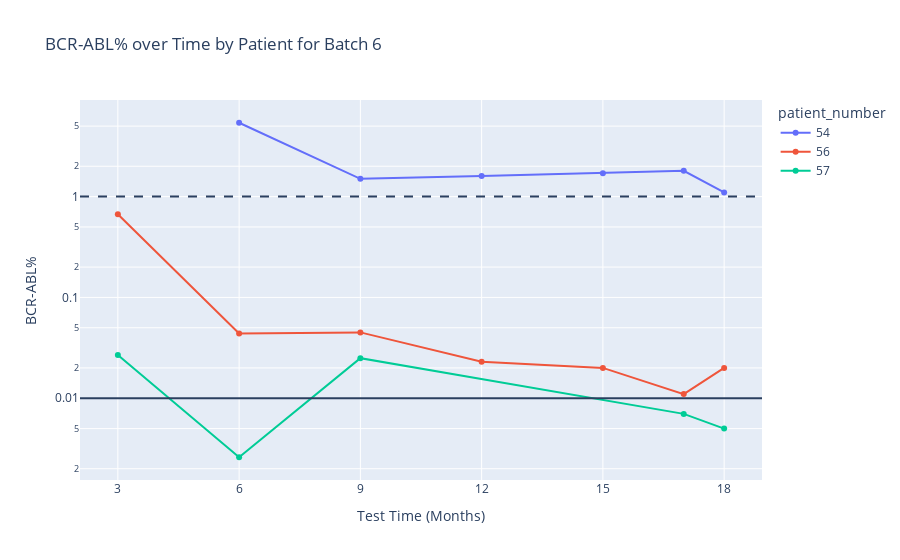

Notebook cell for this chart:
### Code cell
figures[5].show()

### Figure 1 — Plotly figure (JSON) as saved in the notebook; plotly's stock layout.template omitted (floating-point values rounded to 4 significant figures)
{"data": [{"connectgaps": true, "hovertemplate": "patient_number=54<br>month=%{x}<br>BCRABL=%{y}<extra></extra>", "legendgroup": "54", "line": {"color": "#636efa", "dash": "solid"}, "marker": {"symbol": "circle"}, "mode": "markers+lines", "name": "54", "orientation": "v", "showlegend": true, "type": "scatter", "x": [3, 6, 9, 12, 15, 17, 18], "xaxis": "x", "y": [null, 5.4, 1.5, 1.6, 1.7, 1.8, 1.1], "yaxis": "y"}, {"connectgaps": true, "hovertemplate": "patient_number=56<br>month=%{x}<br>BCRABL=%{y}<extra></extra>", "legendgroup": "56", "line": {"color": "#EF553B", "dash": "solid"}, "marker": {"symbol": "circle"}, "mode": "markers+lines", "name": "56", "orientation": "v", "showlegend": true, "type": "scatter", "x": [3, 6, 9, 12, 15, 17, 18], "xaxis": "x", "y": [0.669, 0.044, 0.045, 0.023, 0.02, 0.011, 0.02], "yaxis": "y"}, {"connectgaps": true, "hovertemplate": "patient_number=57<br>month=%{x}<br>BCRABL=%{y}<extra></extra>", "legendgroup": "57", "line": {"color": "#00cc96", "dash": "solid"}, "marker": {"symbol": "circle"}, "mode": "markers+lines", "name": "57", "orientation": "v", "showlegend": true, "type": "scatter", "x": [3, 6, 9, 12, 15, 17, 18], "xaxis": "x", "y": [0.0269, 0.0026, 0.025, null, null, 0.007, 0.005], "yaxis": "y"}], "layout": {"legend": {"title": {"text": "patient_number"}, "tracegroupgap": 0}, "shapes": [{"type": "line", "x0": 0, "x1": 1, "xref": "x domain", "y0": 0.01, "y1": 0.01, "yref": "y"}, {"line": {"dash": "dash"}, "type": "line", "x0": 0, "x1": 1, "xref": "x domain", "y0": 1, "y1": 1, "yref": "y"}], "title": {"text": "BCR-ABL% over Time by Patient for Batch 6"}, "xaxis": {"anchor": "y", "domain": [0, 1], "tickmode": "array", "ticktext": ["3", "6", "9", "12", "15", "18"], "tickvals": [3, 6, 9, 12, 15, 18], "title": {"text": "Test Time (Months)"}}, "yaxis": {"anchor": "x", "domain": [0, 1], "title": {"text": "BCR-ABL%"}, "type": "log"}}}
